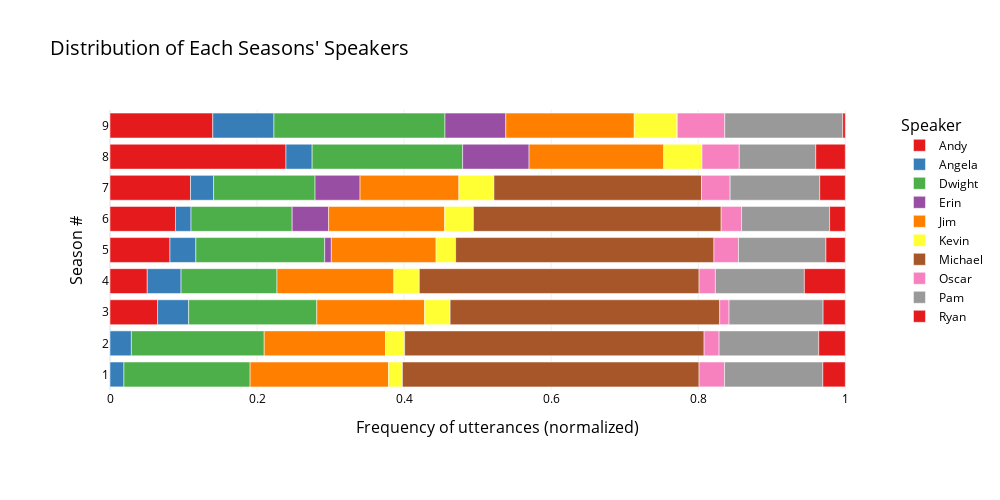

The notebook cell saved with this chart:
### Markdown cell above
Across all nine seasons, Michael has the highest proportion of individual utterances.

### Code cell
title = "Distribution of Each Seasons' Speakers"
hlabel = "Frequency of utterances (normalized)"
vlabel = "Season #"
legend_label = "Speaker"

template = 'plotly_white'
colormap = px.colors.qualitative.Set1

width = 1000; height = 500; margin = 110

fig = top_10_groupedby_season.plot.barh(color_discrete_sequence=colormap)

fig.update_layout(
    template=template,
    title=dict(text=title, font=dict(size=20)),
    xaxis_title=dict(text=hlabel, font=dict(size=16)),
    yaxis_title=dict(text=vlabel, font=dict(size=16)),
    legend_title=dict(text=legend_label, font=dict(size=16)),
    margin=dict(l=margin, r=margin, t=margin, b=margin),
    width=width, 
    height=height,
    font=dict(family='Open Sans, Arial', color='black')
)

fig.show()

### Figure 1 — Plotly figure (JSON) as saved in the notebook; plotly's stock layout.template omitted (floating-point values rounded to 4 significant figures)
{"data": [{"alignmentgroup": "True", "hovertemplate": "speaker=Andy<br>value=%{x}<br>season=%{y}<extra></extra>", "legendgroup": "Andy", "marker": {"color": "rgb(228,26,28)", "pattern": {"shape": ""}}, "name": "Andy", "offsetgroup": "Andy", "orientation": "h", "showlegend": true, "textposition": "auto", "type": "bar", "x": [null, null, 0.0647, 0.05068, 0.08154, 0.08904, 0.1095, 0.2393, 0.1398], "xaxis": "x", "y": ["1", "2", "3", "4", "5", "6", "7", "8", "9"], "yaxis": "y"}, {"alignmentgroup": "True", "hovertemplate": "speaker=Angela<br>value=%{x}<br>season=%{y}<extra></extra>", "legendgroup": "Angela", "marker": {"color": "rgb(55,126,184)", "pattern": {"shape": ""}}, "name": "Angela", "offsetgroup": "Angela", "orientation": "h", "showlegend": true, "textposition": "auto", "type": "bar", "x": [0.01898, 0.02905, 0.04227, 0.04597, 0.03521, 0.02115, 0.03141, 0.03559, 0.08317], "xaxis": "x", "y": ["1", "2", "3", "4", "5", "6", "7", "8", "9"], "yaxis": "y"}, {"alignmentgroup": "True", "hovertemplate": "speaker=Dwight<br>value=%{x}<br>season=%{y}<extra></extra>", "legendgroup": "Dwight", "marker": {"color": "rgb(77,175,74)", "pattern": {"shape": ""}}, "name": "Dwight", "offsetgroup": "Dwight", "orientation": "h", "showlegend": true, "textposition": "auto", "type": "bar", "x": [0.1716, 0.1807, 0.1743, 0.1304, 0.1752, 0.1376, 0.1379, 0.2047, 0.2326], "xaxis": "x", "y": ["1", "2", "3", "4", "5", "6", "7", "8", "9"], "yaxis": "y"}, {"alignmentgroup": "True", "hovertemplate": "speaker=Erin<br>value=%{x}<br>season=%{y}<extra></extra>", "legendgroup": "Erin", "marker": {"color": "rgb(152,78,163)", "pattern": {"shape": ""}}, "name": "Erin", "offsetgroup": "Erin", "orientation": "h", "showlegend": true, "textposition": "auto", "type": "bar", "x": [null, null, null, null, 0.00906, 0.04958, 0.06122, 0.09035, 0.08273], "xaxis": "x", "y": ["1", "2", "3", "4", "5", "6", "7", "8", "9"], "yaxis": "y"}, {"alignmentgroup": "True", "hovertemplate": "speaker=Jim<br>value=%{x}<br>season=%{y}<extra></extra>", "legendgroup": "Jim", "marker": {"color": "rgb(255,127,0)", "pattern": {"shape": ""}}, "name": "Jim", "offsetgroup": "Jim", "orientation": "h", "showlegend": true, "textposition": "auto", "type": "bar", "x": [0.1881, 0.165, 0.1466, 0.159, 0.1424, 0.1578, 0.1344, 0.1832, 0.1747], "xaxis": "x", "y": ["1", "2", "3", "4", "5", "6", "7", "8", "9"], "yaxis": "y"}, {"alignmentgroup": "True", "hovertemplate": "speaker=Kevin<br>value=%{x}<br>season=%{y}<extra></extra>", "legendgroup": "Kevin", "marker": {"color": "rgb(255,255,51)", "pattern": {"shape": ""}}, "name": "Kevin", "offsetgroup": "Kevin", "orientation": "h", "showlegend": true, "textposition": "auto", "type": "bar", "x": [0.01898, 0.02594, 0.03472, 0.03462, 0.02667, 0.0391, 0.0477, 0.05202, 0.05815], "xaxis": "x", "y": ["1", "2", "3", "4", "5", "6", "7", "8", "9"], "yaxis": "y"}, {"alignmentgroup": "True", "hovertemplate": "speaker=Michael<br>value=%{x}<br>season=%{y}<extra></extra>", "legendgroup": "Michael", "marker": {"color": "rgb(166,86,40)", "pattern": {"shape": ""}}, "name": "Michael", "offsetgroup": "Michael", "orientation": "h", "showlegend": true, "textposition": "auto", "type": "bar", "x": [0.4035, 0.4073, 0.3666, 0.3805, 0.3513, 0.3369, 0.2823, null, 0.0004389], "xaxis": "x", "y": ["1", "2", "3", "4", "5", "6", "7", "8", "9"], "yaxis": "y"}, {"alignmentgroup": "True", "hovertemplate": "speaker=Oscar<br>value=%{x}<br>season=%{y}<extra></extra>", "legendgroup": "Oscar", "marker": {"color": "rgb(247,129,191)", "pattern": {"shape": ""}}, "name": "Oscar", "offsetgroup": "Oscar", "orientation": "h", "showlegend": true, "textposition": "auto", "type": "bar", "x": [0.03465, 0.0204, 0.01272, 0.02215, 0.03333, 0.02772, 0.03896, 0.05065, 0.06452], "xaxis": "x", "y": ["1", "2", "3", "4", "5", "6", "7", "8", "9"], "yaxis": "y"}, {"alignmentgroup": "True", "hovertemplate": "speaker=Pam<br>value=%{x}<br>season=%{y}<extra></extra>", "legendgroup": "Pam", "marker": {"color": "rgb(153,153,153)", "pattern": {"shape": ""}}, "name": "Pam", "offsetgroup": "Pam", "orientation": "h", "showlegend": true, "textposition": "auto", "type": "bar", "x": [0.1337, 0.1355, 0.1279, 0.121, 0.119, 0.1198, 0.1218, 0.104, 0.1604], "xaxis": "x", "y": ["1", "2", "3", "4", "5", "6", "7", "8", "9"], "yaxis": "y"}, {"alignmentgroup": "True", "hovertemplate": "speaker=Ryan<br>value=%{x}<br>season=%{y}<extra></extra>", "legendgroup": "Ryan", "marker": {"color": "rgb(228,26,28)", "pattern": {"shape": ""}}, "name": "Ryan", "offsetgroup": "Ryan", "orientation": "h", "showlegend": true, "textposition": "auto", "type": "bar", "x": [0.03053, 0.03614, 0.03019, 0.05566, 0.02632, 0.02133, 0.03478, 0.04016, 0.003511], "xaxis": "x", "y": ["1", "2", "3", "4", "5", "6", "7", "8", "9"], "yaxis": "y"}], "layout": {"barmode": "relative", "font": {"color": "black", "family": "Open Sans, Arial"}, "height": 500, "legend": {"title": {"font": {"size": 16}, "text": "Speaker"}, "tracegroupgap": 0}, "margin": {"b": 110, "l": 110, "r": 110, "t": 110}, "title": {"font": {"size": 20}, "text": "Distribution of Each Seasons' Speakers"}, "width": 1000, "xaxis": {"anchor": "y", "domain": [0, 1], "title": {"font": {"size": 16}, "text": "Frequency of utterances (normalized)"}}, "yaxis": {"anchor": "x", "domain": [0, 1], "title": {"font": {"size": 16}, "text": "Season #"}}}}
